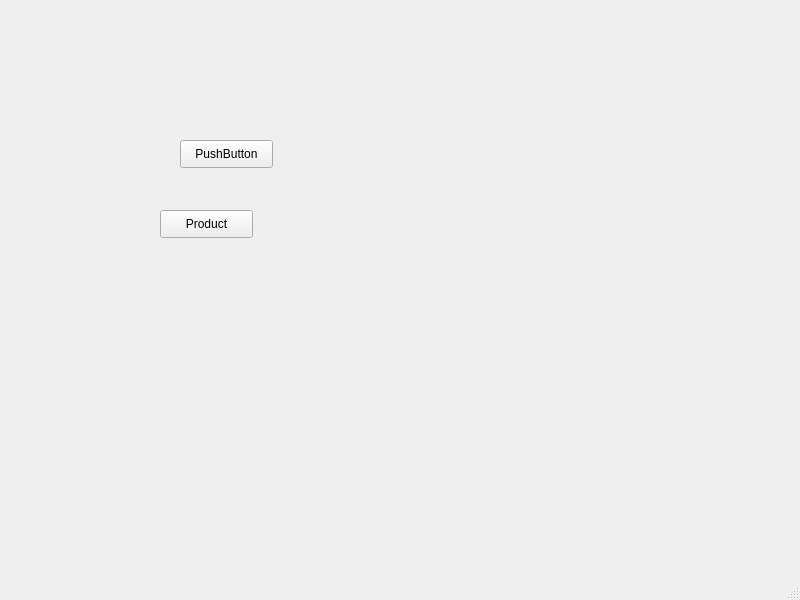
<?xml version="1.0" encoding="UTF-8"?>
<ui version="4.0">
 <class>MainWindow</class>
 <widget class="QMainWindow" name="MainWindow">
  <property name="geometry">
   <rect>
    <x>0</x>
    <y>0</y>
    <width>800</width>
    <height>600</height>
   </rect>
  </property>
  <property name="windowTitle">
   <string>MainWindow</string>
  </property>
  <widget class="QWidget" name="centralwidget">
   <widget class="QPushButton" name="pushButton">
    <property name="geometry">
     <rect>
      <x>180</x>
      <y>140</y>
      <width>93</width>
      <height>28</height>
     </rect>
    </property>
    <property name="text">
     <string>PushButton</string>
    </property>
   </widget>
   <widget class="QPushButton" name="pushButton_2">
    <property name="geometry">
     <rect>
      <x>160</x>
      <y>210</y>
      <width>93</width>
      <height>28</height>
     </rect>
    </property>
    <property name="text">
     <string>Product</string>
    </property>
   </widget>
  </widget>
  <widget class="QMenuBar" name="menubar">
   <property name="geometry">
    <rect>
     <x>0</x>
     <y>0</y>
     <width>800</width>
     <height>26</height>
    </rect>
   </property>
  </widget>
  <widget class="QStatusBar" name="statusbar"/>
 </widget>
 <resources/>
 <connections/>
</ui>
